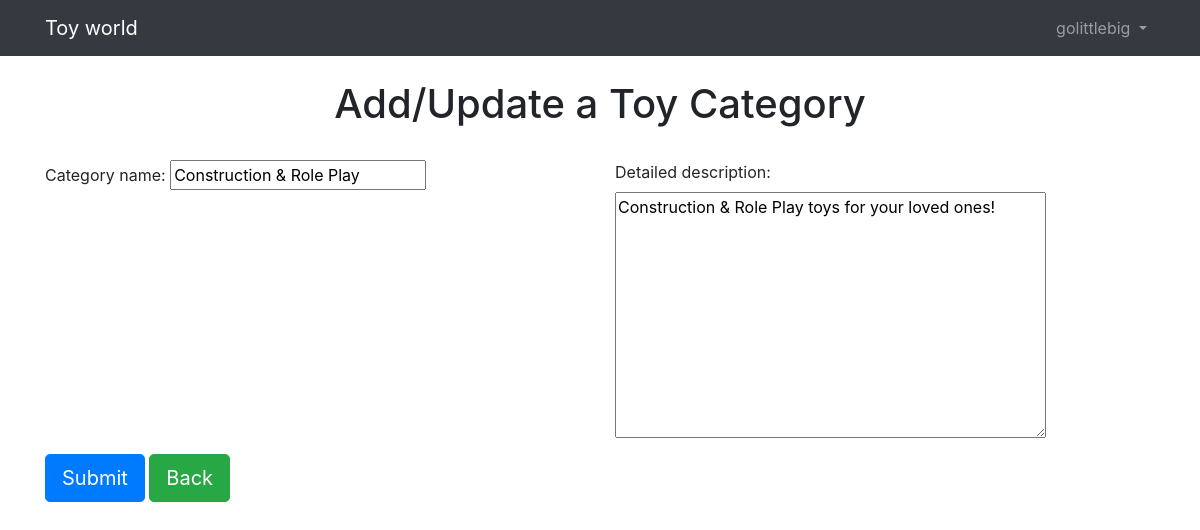
/inventory/update_category/1/ (signed in), run on an earlier commit of the app's database.
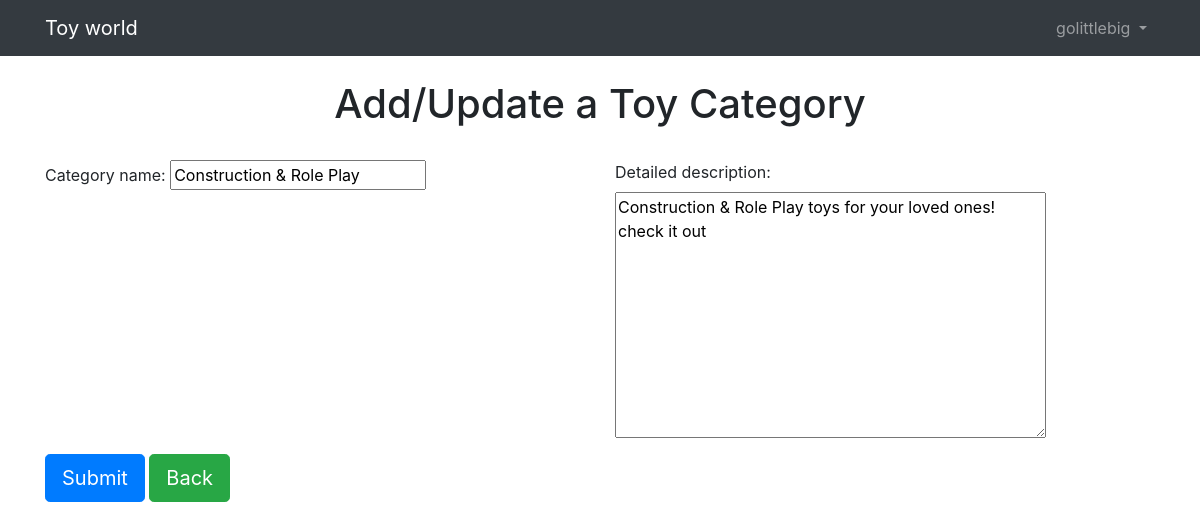
And on a later commit of the database.
### inventory/models.py (models this page shows, shortened)
class Category(models.Model):
    name = models.CharField(max_length=30, verbose_name= \
       'Category name')
    description = models.TextField(verbose_name = \
       'Detailed description')
    class Meta:
       unique_together = ['name',]

### inventory/views.py (the view)
# urls.py: path('update_category/<int:pk>/', views.UpdateCategory.as_view(),
class UpdateCategory(SuccessMessageMixin, UpdateView):
	model = models.Category
	fields = '__all__'
	success_message = 'Category updated successfully.'

### inventory/templates/inventory/category_form.html (shortened to what this page needs)
{% extends "base.html" %}
{% block content %}
<br>
<h1 style="text-align: center;">Add/Update a Toy Category</h1><br>
<form method="post" novalidate>
  <div class="container">
  	<div class="row">
		  {% for field in form.visible_fields %}
		  	<div class="col-lg-6 col-md-6 col-sm-12 col-xs-12">
			    <div class="form-group">
			      {{ field.label_tag }}
			      {{ field }}
			    </div>
			</div>
		  {% endfor %}
	</div>
	<button type="submit" class="btn btn-primary btn-lg">Submit</button>
  	<a href="{% url 'home' %}" class="btn btn-success btn-lg">Back</a>
   </div>
</form>
{% endblock %}

What changed in the data, as far as the page shows it:
changed Category "Construction & Role Play": description "Construction & Role Play toys for your loved ones!" → "Construction & Role Play toys for your loved ones! check it out"
